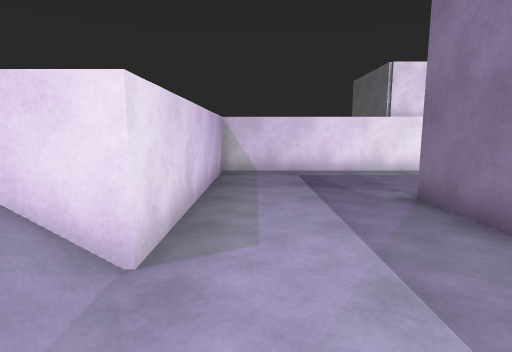
View 1 (above)

19 first-person views from a walk through a scene from a Unity 3-D project. The camera is 1.4 m above the floor, tilts 8° down and sees 80° across. The floor is counted in squares, 1 m on a side. Each view is taken from the middle of a square. On the plan, view 1 faces up. The plan holds only what a view shows up to about 14 squares ahead; the rest is blank. The place goes on beyond the plan. The player character is not drawn. Some animated figures are left out.

View 2
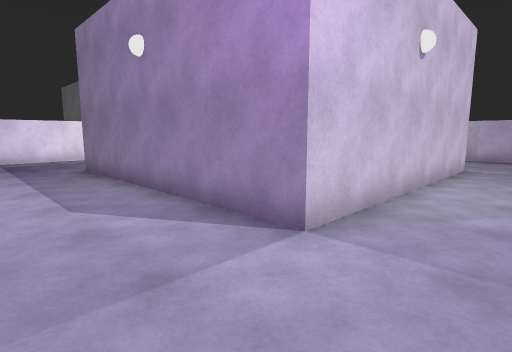

View 3
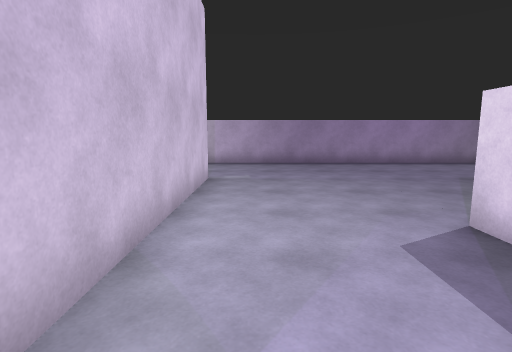

View 4
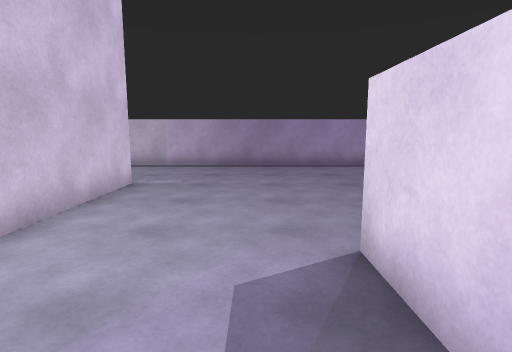

View 5
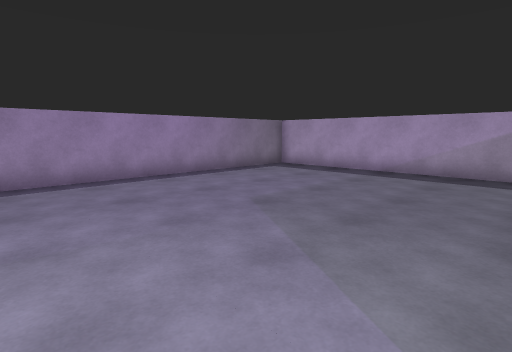

View 6
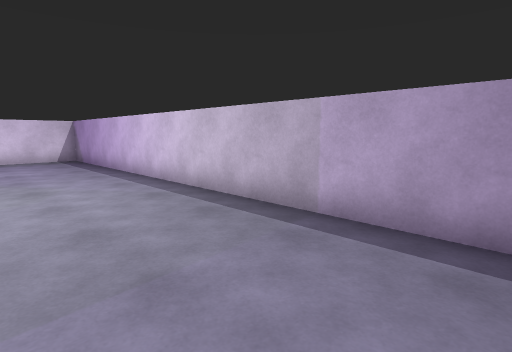

View 7
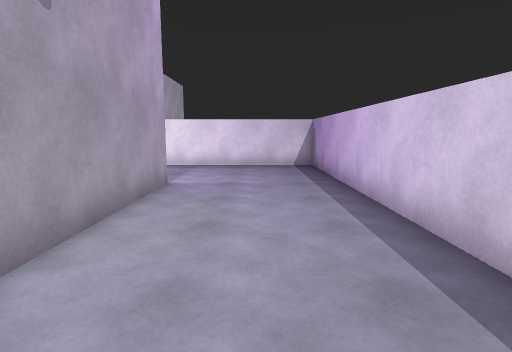

View 8
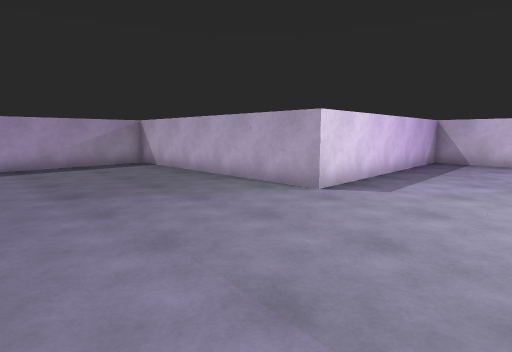

View 9
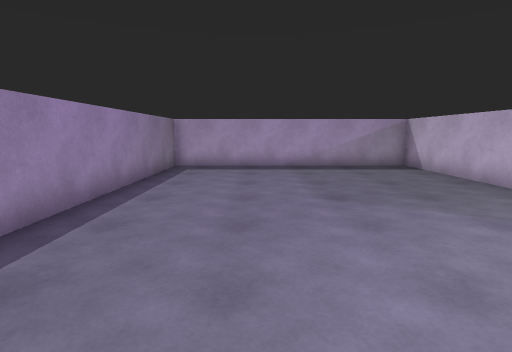

View 10
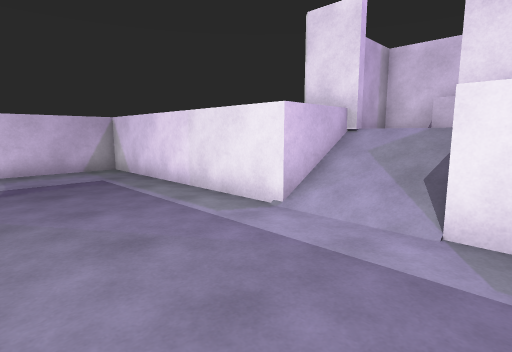

View 11
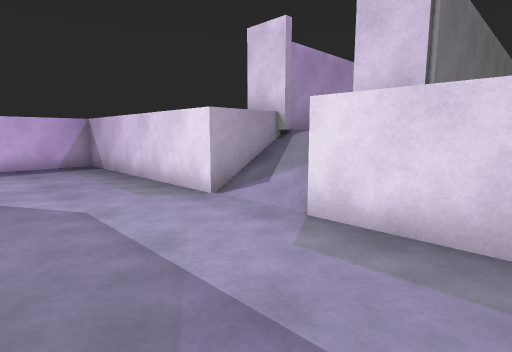

View 12
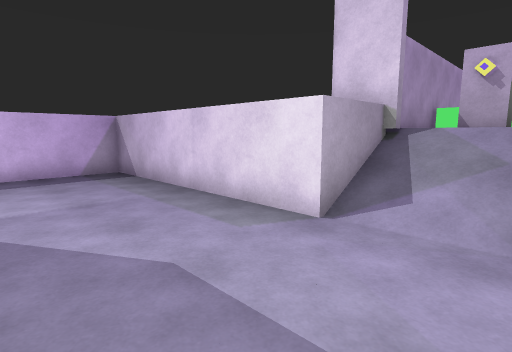

View 13
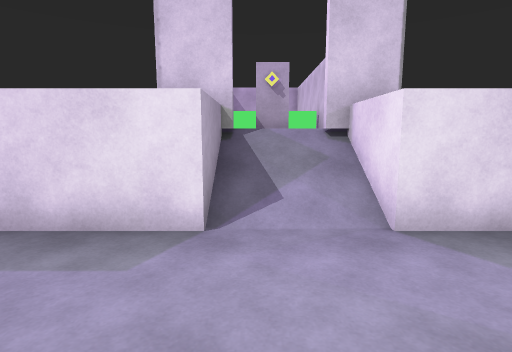

View 14
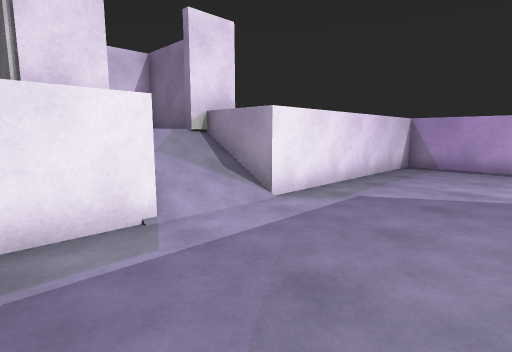

View 15
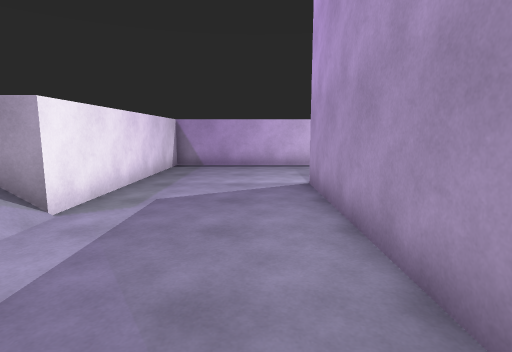

View 16
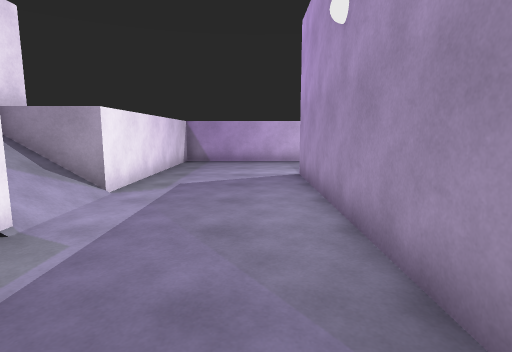

View 17
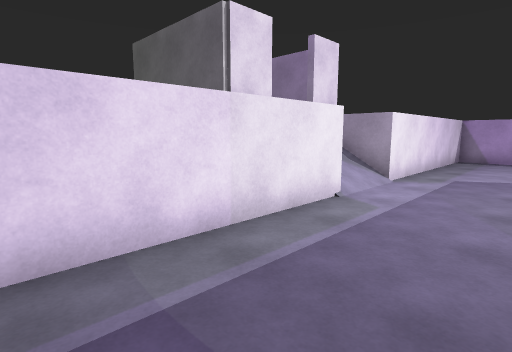

View 18
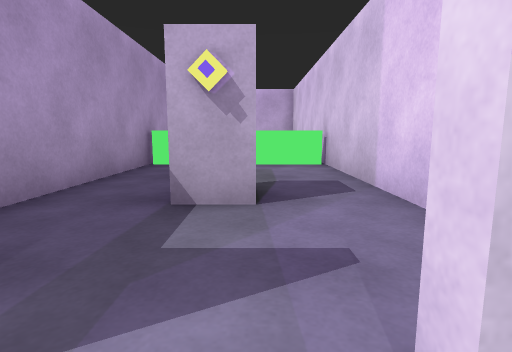

View 19
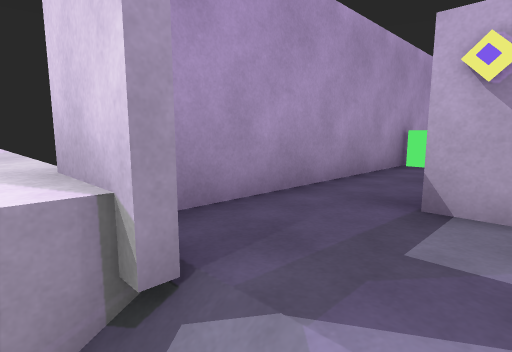

### Floor plan
Key: @ floor where view 1 was taken; # wall or solid block; . main floor; : floor 1.5 m higher than the main floor; / step, stairs or slope; = window, fence, low wall or low ledge; ^ raised ledge; C grey cube; B grey block; O other object.
Columns run from 13 left of view 1 to 19 right of it. Each row starts with its distance up from view 1.
 19                    ######
 18                    # CC #
 17                    #    #
 16                    #    #
 15                    #    #
 14                    ##//##
 13                     ^//^
 12             #########//^#########
 11             #...................#
 10             #...................#
  9             #...................#
  8             #...................#
  7             #...................#
  6             #....##########.....#
  5             #....#        #.....#
  4 ##########  #....#        #.....#
  3   =::::::#^^#....#        #.....#
  2   =:::BO:///.....#        #.....#
  1   =  :B::///.....#        #.....#
  0   =::::::#^^#@...#         .....#
 -1 ##########^ #....#         .....#
 -2             #....#         .....#
 -3             #....##########.....#
 -4             #...................#
 -5             #...................#
 -6             #...................#
 -7             #...................#
 -8             ##########..........#
 -9                      #..........#
-10                      #..........#
-11                      #..........#
-12                      #..........#
-13                      #..........#
-14                      #..........#
-15                      #..........#
-16                      #..........#
-17                      #..........#
-18                      ############

Where each view was taken, in squares from view 1:
view 1: 0 up, 0 right, facing up
view 2: 6 down, 0 right, facing up-right
view 3: 5 down, 4 right, facing right
view 4: 7 down, 5 right, facing right
view 5: 7 down, 9 right, facing down-right
view 6: 6 down, 14 right, facing up-right
view 7: 2 down, 16 right, facing up
view 8: 4 down, 15 right, facing down-left
view 9: 5 down, 15 right, facing down
view 10: 7 up, 11 right, facing up-left
view 11: 6 up, 3 right, facing down-left
view 12: 3 up, 3 right, facing down-left
view 13: 1 up, 3 right, facing left
view 14: 7 up, 5 right, facing up-right
view 15: 8 up, 5 right, facing right
view 16: 8 up, 3 right, facing right
view 17: 8 up, 1 right, facing up-right
view 18: 2 up, 3 left, facing left
view 19: 2 up, 3 left, facing down-left
